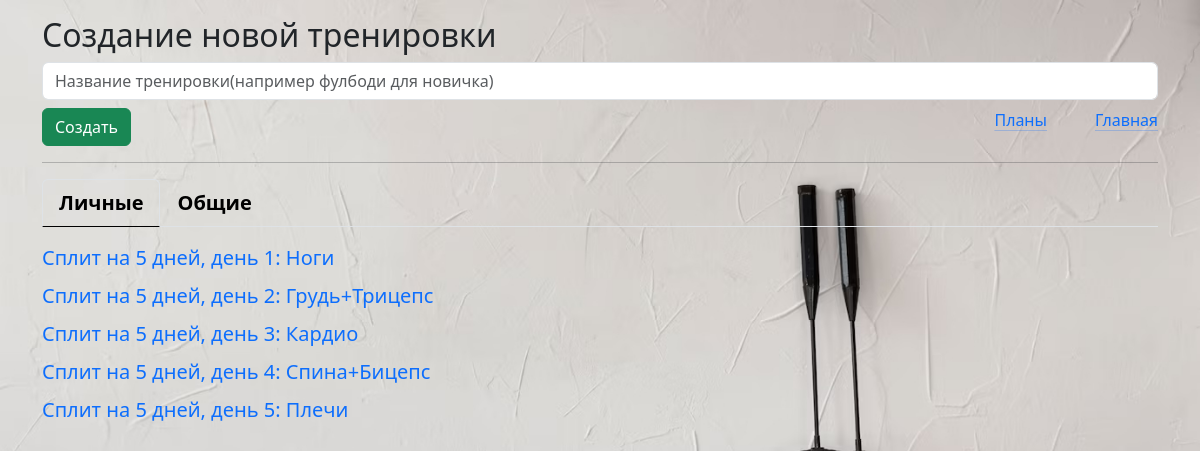
/new_train (signed in), run on an earlier commit of the app's database.
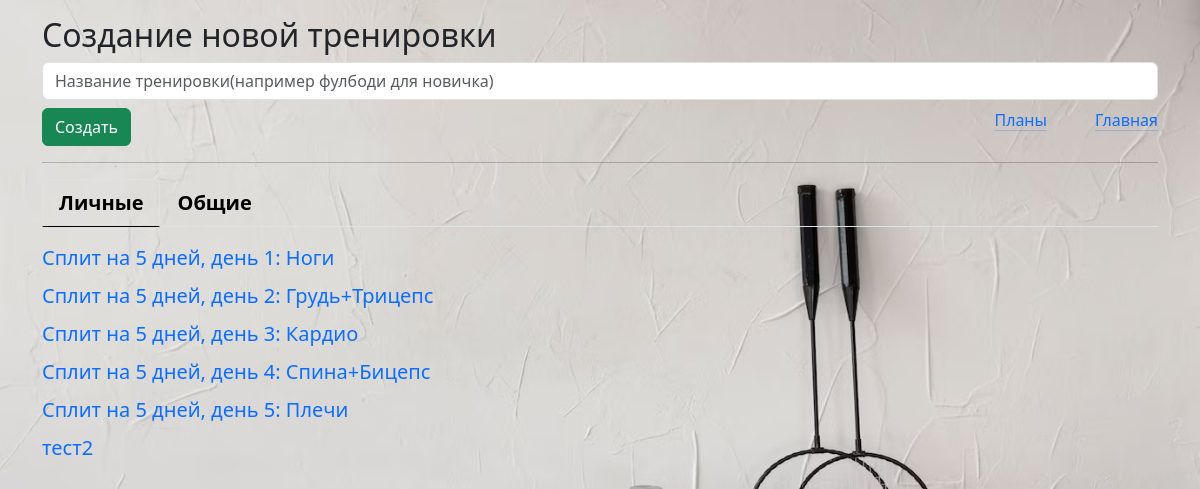
And on a later commit of the database.
### _models.py (models this page shows, shortened)
class Training(db.Model):
    __tablename__ = 'trainings'
    training_id = db.Column(db.Integer, primary_key=True)
    name = db.Column(db.String(50), nullable=False)
    owner = db.Column(db.String(80), default='admin')
    exercises = relationship('Exercise', secondary='training_exercises', overlaps="trainings")
    user_trainings = relationship('UserTraining', back_populates='training', cascade='all, delete-orphan')
    plans = relationship('Plan', secondary='plan_trainings', back_populates='trainings')

### main.py (the view, shortened to what this page needs)
@app.route("/new_train", methods=['POST', 'GET'])
def new_train():
    if current_user.role != 'admin':
        conditions = or_(Training.owner == 'admin', Training.owner == current_user.name)
    else:
        conditions = or_(Training.owner == 'admin', Training.owner == 'old')
    trains_list = Training.query.filter(conditions).all()
    return render_template('new_train.html', trains_list=trains_list)

### main.py (called while the page is built)
@login_manager.user_loader
def load_user(user_id):
    return User.query.get(int(user_id))

### templates/new_train.html (shortened to what this page needs)
{% extends 'base.html' %}
{% block body %}
<div class="mt-3">
    <h2>Создание новой тренировки</h2>
                    <form method="post">
                        <input type="text" name="train_name" id="train_name" class="form-control mb-2" required value="{{train_name}}" placeholder="Название тренировки(например фулбоди для новичка)">
                        <div class="mb-3 d-flex">
                            <div class="flex-grow-1">
                                <input type="submit" class="btn btn-success" value="Создать">
                            </div>
                            <div class="me-5">
                                <a href="/plans_all" class="1mx-3 link-primary link-offset-2 link-underline-opacity-25 link-underline-opacity-100-hover">Планы</a>
                            </div>
                            <div class="">
                                <a href="/" class=" link-primary link-offset-2 link-underline-opacity-25 link-underline-opacity-100-hover">Главная</a>
                            </div>
                        </div>
                    </form>
    <hr>
    <ul class="nav nav-tabs mb-3 fs-5 fw-semibold" id="pills-tab" role="tablist">
        <li class="nav-item" role="presentation">
            <button class="nav-link active" id="user_trains-tab" data-bs-toggle="pill" data-bs-target="#user_trains" type="button" role="tab" aria-controls="user_trains" aria-selected="true">Личные</button>
        </li>
        <li class="nav-item" role="presentation">
            <button class="nav-link" id="pills-common-tab" data-bs-toggle="pill" data-bs-target="#common" type="button" role="tab" aria-controls="common" aria-selected="false">Общие</button>
        </li>
    </ul>
    <div class="tab-content" id="tabContent">
        <div class="tab-pane fade show active" id="user_trains" role="tabpanel" aria-labelledby="pills-user_trains-tab" tabindex="0">
                {% for train in trains_list %}
                    <div class="fs-5 mb-2">
                        {% if train.owner == current_user.name %}
                        <a href="/edit_train/{{train.training_id}}" class="link-underline link-underline-opacity-0">{{train.name}}</a>
                        {% endif %}
                    </div>
                {% endfor %}
        </div>
    </div>
</div>
{% endblock %}

### templates/base.html (shortened to what this page needs)
<!doctype html>
<html lang="ru">
<head>
    <link rel="stylesheet" href="{{ url_for('static', filename='css/bootstrap.min.css' )}}">
    <link rel="stylesheet" href="{{ url_for('static', filename='css/main.css' )}}">
</head>
<body>
    <div class="container">
        {% block body %}{% endblock %}
    </div>
</body>
</html>

### static/css/main.css (style rules this page uses)
body { background-image: url('../imgs/background.jpg'); background-size: cover; background-repeat: no-repeat; background-attachment: fixed; }
.nav-link.active { background-color: rgba(0, 0, 0, 0.2); }
.nav-tabs .nav-item .nav-link { color: black; }
.nav-tabs .nav-item .nav-link.active { background-color: rgba(255,255,240, 0); border-bottom: solid black; border-width: 1px; }

What changed in the data, as far as the page shows it:
added Training: name "тест2"
